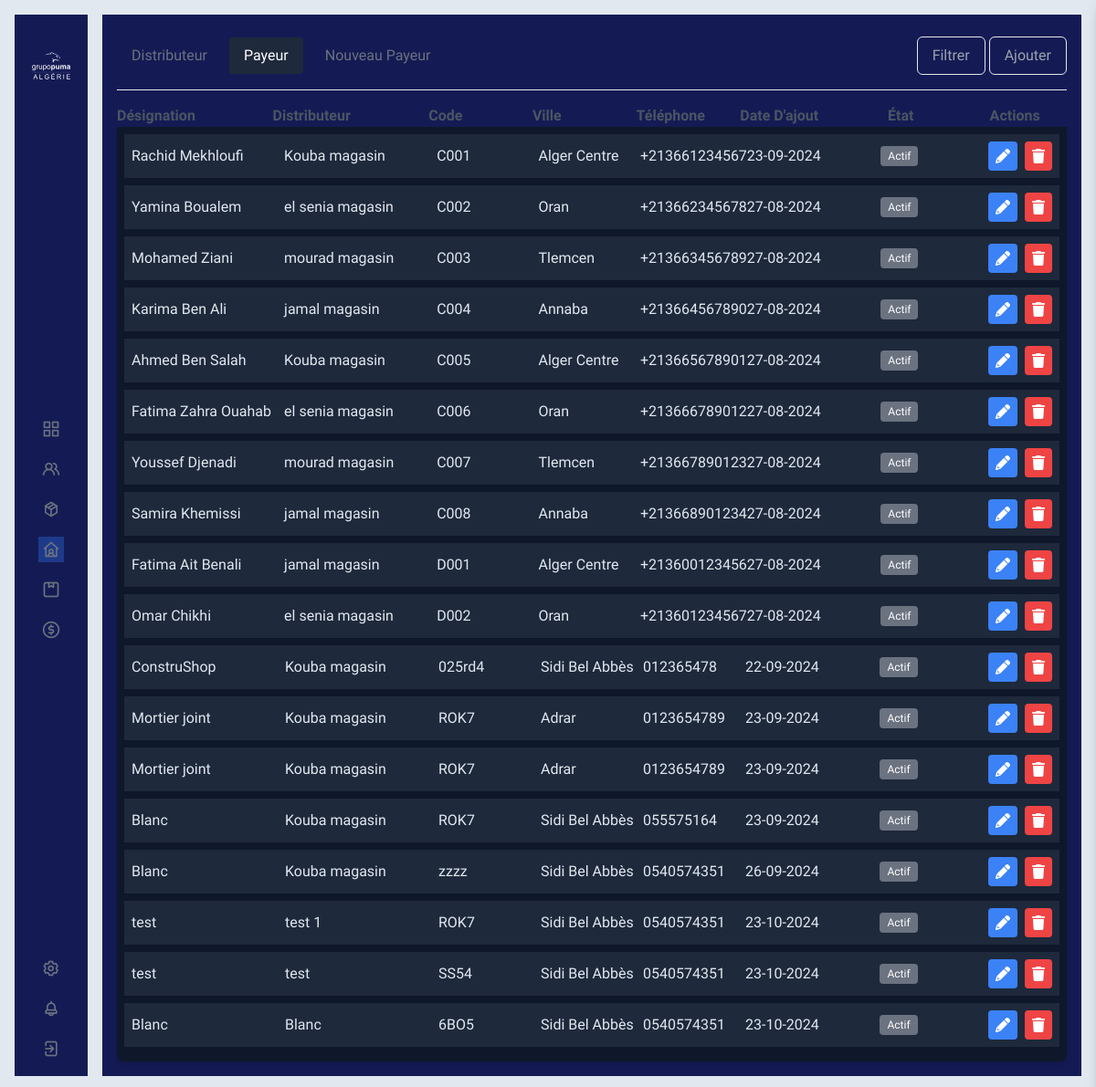
The page /distributeur/payeur (signed in) on the database its author committed.
### Distributeur/models.py (models this page shows, shortened)
class Payeur(models.Model):
    id = models.AutoField(primary_key=True)
    distributeur = models.ForeignKey(Distributeur, on_delete=models.CASCADE)
    code = models.CharField(max_length=100, default='0000000')
    designation = models.CharField(max_length=100)
    ville = models.ForeignKey(Ville, on_delete=models.CASCADE, null=True, blank=True)
    telephone = models.CharField(max_length=200, null=True, blank=True)
    adresse = models.CharField(max_length=200, null=True, blank=True)
    active = models.BooleanField(default=True)
    nif = models.CharField(max_length=20, null=True, blank=True)
    nis = models.CharField(max_length=20, null=True, blank=True)
    art = models.CharField(max_length=20, null=True, blank=True)
    rc = models.CharField(max_length=20, null=True, blank=True)
    date_ajout = models.DateTimeField(auto_now=True)
    draft = models.BooleanField(default=False)

class Distributeur(models.Model):
    id = models.AutoField(primary_key=True)
    user = models.ForeignKey(CustomUser, on_delete=models.CASCADE)
    code = models.CharField(max_length=100, default='0000000', blank=True, null=True)
    designation = models.CharField(max_length=100, blank=True, null=True)
    ville = models.ForeignKey(Ville, on_delete=models.CASCADE, blank=True, null=True)
    adresse = models.CharField(max_length=255, blank=True, null=True)
    nif = models.CharField(max_length=20, blank=True, null=True)
    nis = models.CharField(max_length=20, blank=True, null=True)
    art = models.CharField(max_length=20, blank=True, null=True)
    rc = models.CharField(max_length=20, blank=True, null=True)
    plafonnement = models.FloatField(default=1000000, blank=True, null=True)
    bloquer = models.BooleanField(default=False)
    echeance_jour = models.IntegerField(default=0, blank=True, null=True)
    ristourn_a = models.FloatField(default=0)
    ristourn_na = models.FloatField(default=0)
    objectif_a = models.FloatField(default=0)
    objectif_m = models.FloatField(default=0)
    def __str__(self):
        return self.designation

### Session/models.py (models this page shows)
class Ville(models.Model):
    id = models.AutoField(primary_key=True)
    designation = models.CharField(max_length=80)
    region = models.CharField(max_length=6, choices=Typeregion, default='EST', blank=True, null=True)
    def __str__(self):
        return self.designation

### Distributeur/views.py (the view)
# urls.py: path('payeur', PayView, name='payeur'),
@login_required
def PayView(request):
    if(request.user.type == "Distributeur"):
        pass
    else:
        listmodules  = list(
            set(request.user.user_permissions.values_list('content_type_id', flat=True))
        )
        listeauth = list(
            set(
                Permission.objects.filter(user=request.user, content_type = 10).values_list('id', flat=True)
            )
        )
        dist_list = Payeur.objects.filter(draft = False)
        ville_list = Ville.objects.all()
        users_select = Distributeur.objects.all().order_by('id')
        print(users_select)
        return render(request, "Pumal/Payeur.html",
                      {
                          'dist_list': dist_list,
                          'ville_list': ville_list,
                          'users_select': users_select,
                          'listeauth': listeauth,
                          "listmodules": listmodules
                      })

### templates/Pumal/Payeur.html (shortened to what this page needs)
{% extends "baseNew.html" %}
{% load static %}
{% block content %}
    <div class="w-full h-full backprimer px-4 pb-4 flex flex-col">
        <div class="flex justify-between items-center pt-8 mb-4" style="margin-top: -8px">
            <div class="flex gap-2">
                <div>
                    <a href="{% url 'distributeur' %}"
                       class="block px-4 py-2 hoverprimer rounded">Distributeur</a>
                </div>
                <div>
                    <a href="{% url 'payeur' %}" class="block px-4 py-2 actualprimer rounded">Payeur</a>
                </div>
                <div>
                    <a href="{% url 'payeurdraft' %}" class="block px-4 py-2 hoverprimer rounded">Nouveau Payeur</a>
                </div>
            </div>
            <div>
                <button id="filterButton" class="btn capitalize backprimer px-4 py-2 border border-slate-300 text-gray-400
                    hover:bg-blue-900 hover:border-slate-400 rounded-md">Filtrer
                </button>
                <button id="addButton" class="btn capitalize backprimer px-4 py-2 border border-slate-300 text-gray-400
                    hover:bg-blue-900 hover:border-slate-400 rounded-md">Ajouter
                </button>
            </div>
        </div>
        <hr/>
        <div class="pt-4">
            <div class="flex items-center justify-between text-gray-600 font-semibold">
                <div class="w-1/4 capitalize">Désignation</div>
                <div class="w-1/4 capitalize">Distributeur</div>
                <div class="w-1/6 capitalize">Code</div>
                <div class="w-1/6 capitalize">Ville</div>
                <div class="w-1/6 capitalize">Téléphone</div>
                <div class="w-1/6 capitalize">Date d'ajout</div>
                <div class="w-1/6 capitalize pl-12">état</div>
                <div class="w-1/6 capitalize text-center">Actions</div>
            </div>
        </div>
        <div class="flex-grow shadow-md rounded-b-lg backslateprime p-2 overflow-y-auto">
            {% for elem in dist_list %}
                <div class="flex items-center justify-between p-2 backslateslite flex-none mb-2 ">
                    <div class="textslate w-1/4">{{ elem.designation }}</div>
                    <div class="textslate w-1/4">{{ elem.distributeur }}</div>
                    <div class="textslate w-1/6">{{ elem.code }}</div>
                    <div class="textslate w-1/6">{{ elem.ville }}</div>
                    <div class="textslate w-1/6">{{ elem.telephone }}</div>
                    <div class="textslate w-1/6">{{ elem.date_ajout|date:'d-m-Y' }}</div>
                    <div class="w-1/6 text-center">
                    <span class="bg-gray-500 text-white text-xs px-2 py-1 rounded">{% if elem.bloque %}
                        Bloqué {% else %} Actif {% endif %}</span>
                    </div>
                    <div class="flex space-x-2 w-1/6 justify-end">
                        <button class="bg-blue-500 text-white p-2 rounded">
                            <i id="editButton" class="editButton fas fa-pencil-alt"
                               onclick="newdatauser({{ elem.id }}, {{ elem.distributeur.id }}, '{{ elem.code }}', '{{ elem.designation }}', {{ elem.ville.id }}
                                       , '{{ elem.telephone }}', '{{ elem.adresse }}', '{{ elem.nif }}', '{{ elem.nis }}', '{{ elem.art }}',
                                        '{{ elem.rc }}', '{{ elem.active }}'
                                       )">
                            </i>
                        </button>
                        <button class="bg-red-500 text-white p-2 rounded delete-btn" data-identifiant="{{ elem.id }}"><i class="fas fa-trash"></i></button>
                    </div>
                </div>
            {% endfor %}
        </div>
    </div>
{% endblock %}

### rows shown on the page
Payeur: designation "Rachid Mekhloufi", distributeur "Kouba magasin", code "C001", ville "Alger Centre", telephone "+213661234567", date_ajout "23-09-2024"
Payeur: designation "Yamina Boualem", distributeur "el senia magasin", code "C002", ville "Oran", telephone "+213662345678", date_ajout "27-08-2024"
Payeur: designation "Mohamed Ziani", distributeur "mourad magasin", code "C003", ville "Tlemcen", telephone "+213663456789", date_ajout "27-08-2024"
Payeur: designation "Karima Ben Ali", distributeur "jamal magasin", code "C004", ville "Annaba", telephone "+213664567890", date_ajout "27-08-2024"
Payeur: designation "Ahmed Ben Salah", distributeur "Kouba magasin", code "C005", ville "Alger Centre", telephone "+213665678901", date_ajout "27-08-2024"
Payeur: designation "Fatima Zahra Ouahab", distributeur "el senia magasin", code "C006", ville "Oran", telephone "+213666789012", date_ajout "27-08-2024"
Payeur: designation "Youssef Djenadi", distributeur "mourad magasin", code "C007", ville "Tlemcen", telephone "+213667890123", date_ajout "27-08-2024"
Payeur: designation "Samira Khemissi", distributeur "jamal magasin", code "C008", ville "Annaba", telephone "+213668901234", date_ajout "27-08-2024"
Payeur: designation "Fatima Ait Benali", distributeur "jamal magasin", code "D001", ville "Alger Centre", telephone "+213600123456", date_ajout "27-08-2024"
Payeur: designation "Omar Chikhi", distributeur "el senia magasin", code "D002", ville "Oran", telephone "+213601234567", date_ajout "27-08-2024"
Payeur: designation "ConstruShop", distributeur "Kouba magasin", code "025rd4", ville "Sidi Bel Abbès", telephone "012365478", date_ajout "22-09-2024"
Payeur: designation "Mortier joint", distributeur "Kouba magasin", code "ROK7", ville "Adrar", telephone "0123654789", date_ajout "23-09-2024"
Payeur: designation "Mortier joint", distributeur "Kouba magasin", code "ROK7", ville "Adrar", telephone "0123654789", date_ajout "23-09-2024"
Payeur: designation "Blanc", distributeur "Kouba magasin", code "ROK7", ville "Sidi Bel Abbès", telephone "055575164", date_ajout "23-09-2024"
Payeur: designation "Blanc", distributeur "Kouba magasin", code "zzzz", ville "Sidi Bel Abbès", telephone "0540574351", date_ajout "26-09-2024"
Payeur: designation "test", distributeur "test 1", code "ROK7", ville "Sidi Bel Abbès", telephone "0540574351", date_ajout "23-10-2024"
Payeur: designation "test", distributeur "test", code "SS54", ville "Sidi Bel Abbès", telephone "0540574351", date_ajout "23-10-2024"
Payeur: designation "Blanc", distributeur "Blanc", code "6BO5", ville "Sidi Bel Abbès", telephone "0540574351", date_ajout "23-10-2024"
